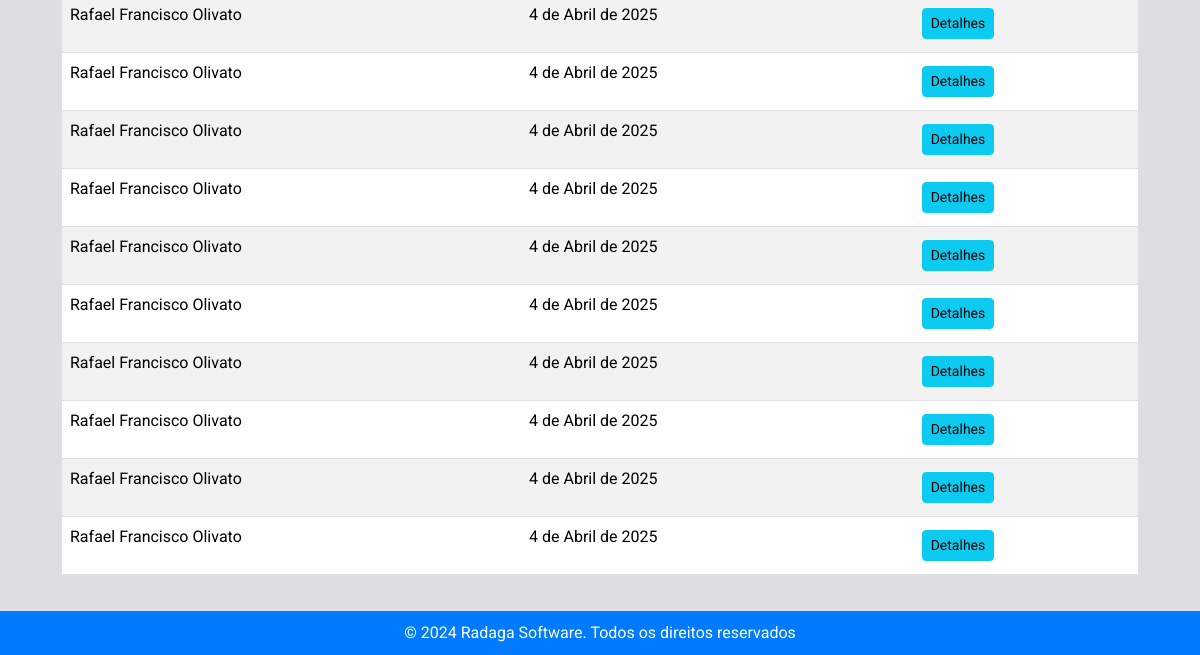
Page /estoque/dispensacoes/ (lower part) on the earlier database version.
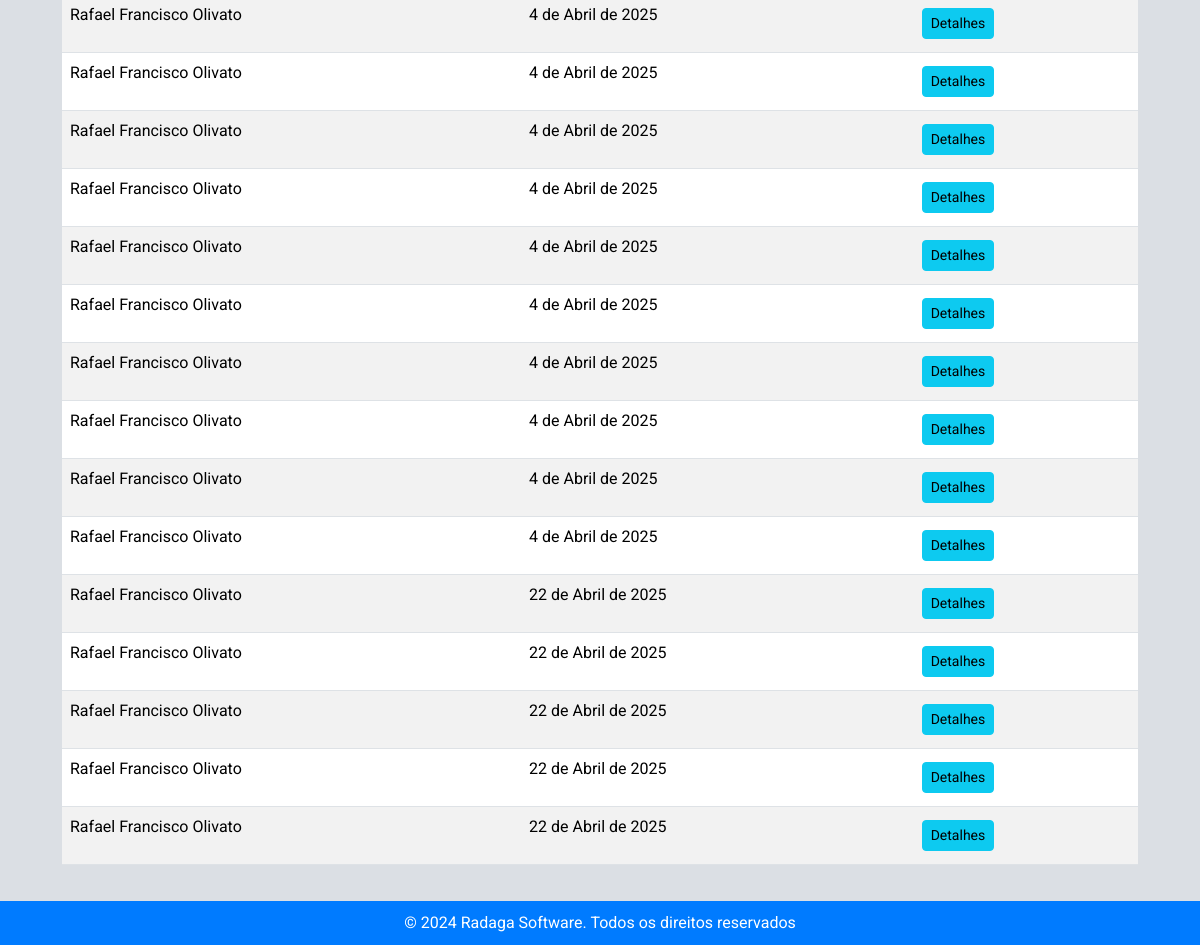
Same page on the later database version.
### estoque/models.py (models this page shows, shortened)
class Dispensacao(models.Model):
    paciente = models.ForeignKey('Paciente', on_delete=models.CASCADE)
    medico = models.ForeignKey('Medico', on_delete=models.SET_NULL, null=True, blank=True,  verbose_name="Médico")
    outros_prescritores = models.CharField(max_length=255, blank=True, null=True)
    numero_notificacao = models.CharField(max_length=6, blank=True, null=True, verbose_name="Número notificação")
    data_receita = models.DateField(default=timezone.now)
    data_dispensacao = models.DateField(auto_now_add=True)

class Paciente(models.Model):
    nome = models.CharField(max_length=100)
    nome_mae = models.CharField(max_length=100, verbose_name="Nome da mãe")
    cns = models.CharField(max_length=15, unique=True, verbose_name="CNS")
    cpf = models.CharField(max_length=11, unique=True, verbose_name="CPF")
    data_nascimento = models.DateField()

### estoque/views.py (the view)
# urls.py: path('dispensacoes/', views.listar_dispensacoes, name='listar_dispensacoes'),
def listar_dispensacoes(request):
    dispensacoes = Dispensacao.objects.all()
    return render(
        request, "estoque/listar_dispensacoes.html", {"dispensacoes": dispensacoes}
    )

### estoque/templates/estoque/listar_dispensacoes.html (shortened to what this page needs)
{% extends 'estoque/base.html' %}
{% block content %}
<div class="container mt-5">
    <table class="table table-striped">
        <tbody>
            {% for dispensacao in dispensacoes %}
            <tr>
                <td>{{ dispensacao.paciente.nome }}</td>
                <td>{{ dispensacao.data_dispensacao }}</td>
                <td><a href="{% url 'detalhes_dispensacao' dispensacao.id %}" class="btn btn-info btn-sm">Detalhes</a></td>
            </tr>
            {% endfor %}
        </tbody>
    </table>
</div>
{% endblock %}

### estoque/templates/estoque/base.html (shortened to what this page needs)
<!DOCTYPE html>
<html>
<head>
    {% load static %}
    <link rel="stylesheet"
    href="https://cdnjs.cloudflare.com/ajax/libs/bootstrap-datepicker/1.9.0/css/bootstrap-datepicker.min.css">
<link href="https://cdn.jsdelivr.net/npm/bootstrap@5.3.3/dist/css/bootstrap.min.css" rel="stylesheet">
<link rel="stylesheet" href="{% static 'estoque/css/styles.css' %}">
<link href="https://cdn.jsdelivr.net/npm/select2@4.1.0-rc.0/dist/css/select2.min.css" rel="stylesheet" />
<link href="https://cdnjs.cloudflare.com/ajax/libs/bootstrap-icons/1.10.0/font/bootstrap-icons.min.css" rel="stylesheet">
</head>
<body>
    <br>
    <div class="container content">
        {% block content %}{% endblock %}
    </div>
    <footer>
        &copy; 2024 Radaga Software. Todos os direitos reservados
    </footer>
</body>
</html>

### estoque/static/estoque/css/styles.css (style rules this page uses)
html, body { height: 100%; margin: 0; padding: 0; font-family: 'Roboto', sans-serif; background-color: #dbdfe4; color: #343a40; display: flex; flex-direction: column; }
.content { flex: 1; padding: 20px; }
footer { background-color: #007bff; color: #ffffff; padding: 10px 0; text-align: center; width: 100%; margin-top: auto; }
.container { margin-top: 20px; }
.btn { margin: 5px; }

Differences in the rows shown:
added Dispensacao: paciente.nome "Rafael Francisco Olivato", data_dispensacao "22 de Abril de 2025"
added Dispensacao: paciente.nome "Rafael Francisco Olivato", data_dispensacao "22 de Abril de 2025"
added Dispensacao: paciente.nome "Rafael Francisco Olivato", data_dispensacao "22 de Abril de 2025"
added Dispensacao: paciente.nome "Rafael Francisco Olivato", data_dispensacao "22 de Abril de 2025"
added Dispensacao: paciente.nome "Rafael Francisco Olivato", data_dispensacao "22 de Abril de 2025"
